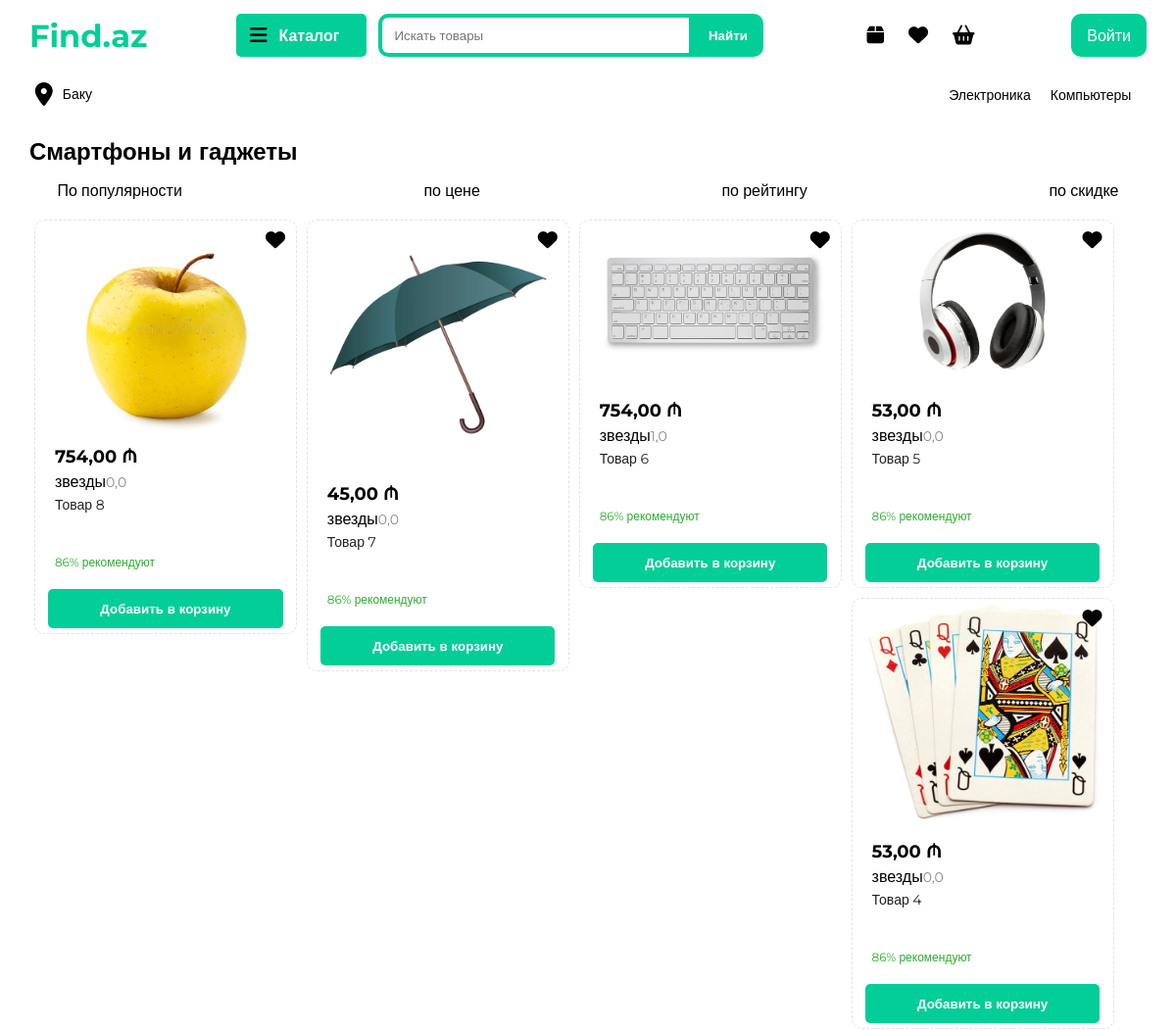
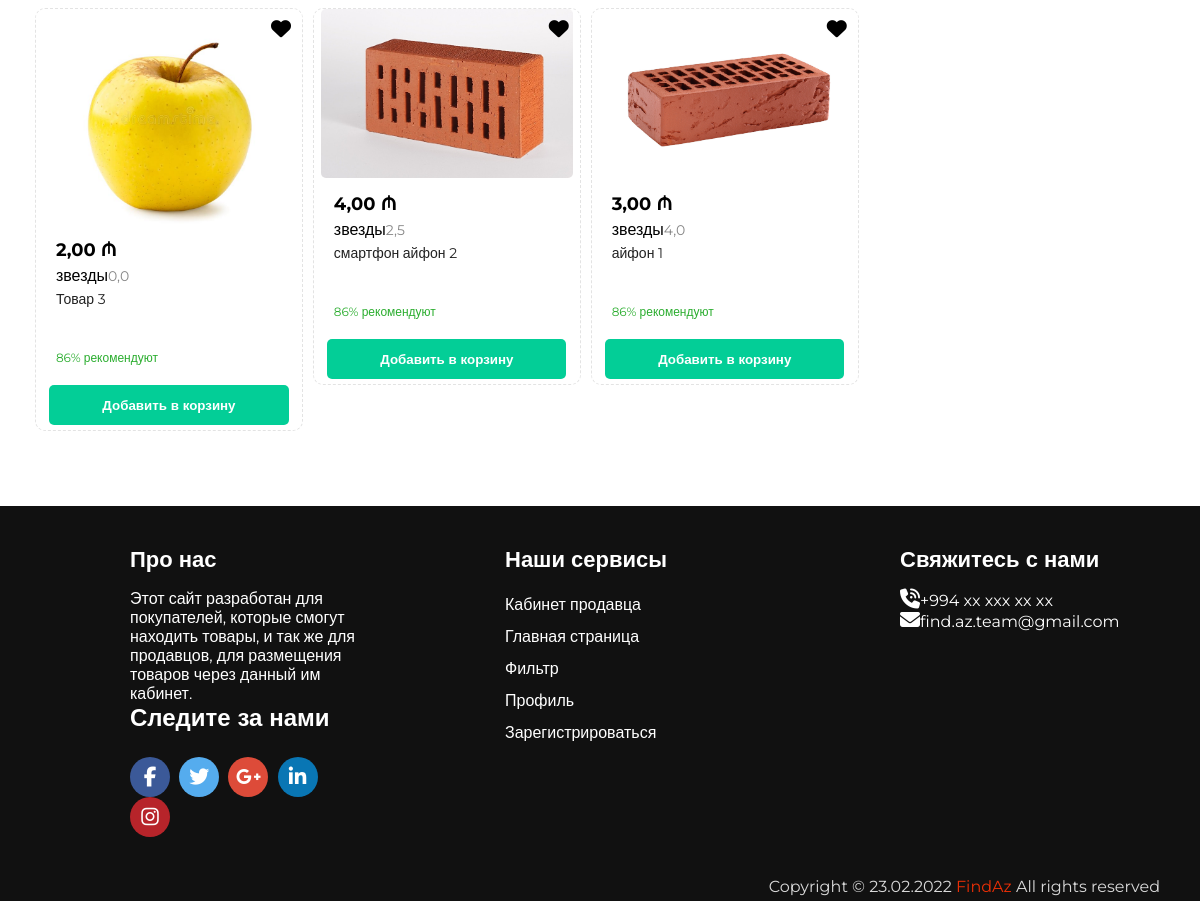
The page /podcategory/smartfony-i-gadzhety/ on the database its author committed (2 pictures, top to bottom).
### homepage/models.py (models this page shows, shortened)
class Category(models.Model):
    name = models.CharField(max_length=100, db_index=True, unique=True, verbose_name="Категории")
    slug = models.SlugField(max_length=255, unique=True, db_index=True, verbose_name="URL")
    icon = models.CharField(max_length=255, verbose_name="Класс иконки")
    topic = models.CharField(max_length=255, verbose_name="Класс категории")
    def get_absolute_url(self):
        return reverse('category', kwargs={"catslug": self.slug})
    class Meta:
        verbose_name = "Категория"
        verbose_name_plural = "Категории"
        ordering = ['id']

class PodCat(models.Model):
    name = models.CharField(max_length=100, db_index=True, unique=True, verbose_name="Подкатегория категории")
    slug = models.SlugField(max_length=255, unique=True, db_index=True, verbose_name="URL")
    maincat = models.ForeignKey("Category", on_delete=models.PROTECT, verbose_name="Основная категория")
    def get_absolute_url(self):
        return reverse('podcategory', kwargs={"podcatslug": self.slug})
    class Meta:
        verbose_name = "Подкатегория"
        verbose_name_plural = "ПодКатегории"
        ordering = ['id']

class PodPodCat(models.Model):
    name = models.CharField(max_length=100, db_index=True, unique=True, verbose_name="Подподкатегория категории")
    slug = models.SlugField(max_length=255, unique=True, db_index=True, verbose_name="URL")
    maincat = models.ForeignKey("Category", on_delete=models.PROTECT, verbose_name="Основная категория")
    mainpodcat = models.ForeignKey("PodCat", on_delete=models.PROTECT, verbose_name="Подкатегория основной категории")
    def get_absolute_url(self):
        return reverse('podpodcategory', kwargs={"podpodcatslug": self.slug})
    class Meta:
        verbose_name = "ПодПодкатегория"
        verbose_name_plural = "ПодПодКатегории"
        ordering = ['id']

class Tovar(models.Model):
    title = models.CharField(max_length=255, verbose_name="Название Товара")
    title_small = models.CharField(max_length=255, null=True, verbose_name="Название товара для поиска")
    slug = models.SlugField(max_length=255, unique=True, db_index=True, verbose_name="URL")
    for_adult = models.BooleanField(default=False, verbose_name="Товар для взрослых")
    barcode = models.CharField(max_length=255, verbose_name="Штрих код")
    brand = models.CharField(max_length=255, verbose_name="Бренд или производитель")
    weight = models.CharField(max_length=20, verbose_name="Вес")
    height = models.CharField(max_length=20, verbose_name="Высота")
    width = models.CharField(max_length=20, verbose_name="Ширина")
    length = models.CharField(max_length=20, verbose_name="Длина")
    country_of_origin = models.CharField(max_length=255, verbose_name="Страна производства")
    producer = models.CharField(max_length=255, verbose_name="Изготовитель")
    age_to_use = models.CharField(max_length=255, verbose_name="С какого возраста пользоваться")
    expiration_date_for_meal = models.CharField(max_length=255, verbose_name="Срок годности")
    expiration_date_for_gadgets = models.CharField(max_length=255, verbose_name="Срок службы")
    guarantee_period = models.CharField(max_length=255, verbose_name="Гарантийный период")
    content = models.TextField(verbose_name="Описание Товара")
    content_small = models.TextField(null=True, verbose_name="Описание Товара")
    photo_main = models.ImageField(upload_to=content_file_name, verbose_name="Фото главное")
    photo_1 = models.ImageField(upload_to=content_file_name, verbose_name="Фото 1", blank=True)
    photo_2 = models.ImageField(upload_to=content_file_name, verbose_name="Фото 2", blank=True)
    photo_3 = models.ImageField(upload_to=content_file_name, verbose_name="Фото 3", blank=True)
    photo_4 = models.ImageField(upload_to=content_file_name, verbose_name="Фото 4", blank=True)
    photo_5 = models.ImageField(upload_to=content_file_name, verbose_name="Фото 5", blank=True)
    photo_6 = models.ImageField(upload_to=content_file_name, verbose_name="Фото 6", blank=True)
    photo_7 = models.ImageField(upload_to=content_file_name, verbose_name="Фото 7", blank=True)
    photo_8 = models.ImageField(upload_to=content_file_name, verbose_name="Фото 8", blank=True)
    price = models.DecimalField(max_digits=10, decimal_places=2, verbose_name="Цена")
    price_with_skidka = models.DecimalField(max_digits=10, decimal_places=2, verbose_name="Цена со скидкой")
    time_create = models.DateTimeField(auto_now_add=True, verbose_name="Время создания")
    time_update = models.DateTimeField(auto_now=True, verbose_name="Время загрузки")
    cat = models.ForeignKey('Category', on_delete=models.PROTECT, verbose_name="Категории")
    podcat = models.ForeignKey('PodCat', on_delete=models.PROTECT, verbose_name="Подкатегории")
    podpodcat = models.ForeignKey('PodPodCat', on_delete=models.PROTECT, verbose_name="Подподкатегория")
    properties = models.JSONField(verbose_name="Характеристики в подподкатегории")
    created_by = models.ForeignKey("User", on_delete=models.CASCADE, verbose_name="Кем добавлено")
    open_times = models.SmallIntegerField(default=0, verbose_name="Сколько раз открыто")
    rating = models.FloatField(default=0)
    rating_from_user = models.ManyToManyField("User", related_name="rating_user", through="Rating_andComments")
    def get_absolute_url(self):
        return reverse('showtovar', kwargs={"tovarslug": self.slug})
    class Meta:
        verbose_name = "Товар"
        verbose_name_plural = "Товары"
        ordering = ['-time_create']

### homepage/views.py (the view)
# urls.py: path('podcategory/<slug:podcatslug>/', p_in_between, name='podcategory'),
def p_in_between(request, podcatslug):
    cats = Category.objects.all()
    podcats = PodCat.objects.all()
    podpodcats = PodPodCat.objects.all()
    pcat = PodCat.objects.get(slug=podcatslug)
    list_pc = pcat.podpodcat_set.all()
    tovari = pcat.tovar_set.all()
    data = {
        "title": f"FindAz - {pcat.name}",
        "cats": cats,
        "pcats": podcats,
        "ppcats": podpodcats,
        "list_pc": list_pc,
        "tovari": tovari
    }
    try:
        fav_user = auth.get_user(request)
        fav_tovari = fav_user.user_favorite.all()
        cart_tovari = fav_user.user_cart.all()
        data["salesman"] = fav_user
        data["fav_tovari"] = fav_tovari
        data["cart_tovari"] = cart_tovari
    except:
        data["salesman"] = ""
        data["fav_tovari"] = []
        data["cart_tovari"] = []
    return render(request, "homepage/p_between_page.html", data)

### homepage/templates/homepage/p_between_page.html (shortened to what this page needs)
{% extends 'homepage/layout.html' %}
{% load static %}
{% block content %}
    <div class="filter-content">
        <h2>{{ list_pc.0.mainpodcat.name }}</h2>
        <div class="filter-and-content">
            <div class="filter-main-content">
                <div class="filter-content-header">
                    <ul>
                        <li>По популярности</li>
                        <li>по цене</li>
                        <li>по рейтингу</li>
                        <li>по скидке</li>
                    </ul>
                </div>
                <div class="tovari">
                    {% for tovar in tovari %}
                    <div class="qlavniy-tovar">
						<div class="izbranniy-tovar">
                            {% if request.user.is_authenticated %}
                                <label for="{{ tovar.pk }}" class="{% if tovar in fav_tovari %}red{% endif %}">
                                    <i class="fa-solid fa-heart {{ tovar.pk }}"></i>
                                </label>
                                <input name="favorite" style="display: none" class='heart' type="checkbox" id="{{ tovar.pk }}">
                            {% else %}
                                    <i class="fa-solid fa-heart"></i>
                            {% endif %}
                        </div>
						<a href="{{ tovar.get_absolute_url }}">
							<div class="qlavniy-tovar-img"><img src="{{ tovar.photo_main.url }}" alt=""></div>
							<span class="tovar-info">
                                <div class="chena">{{ tovar.price }} ₼</div>
                                <div class="reyting">
                                    <div class="zvezda">звезды</div>
                                    <div class="chislo-ochenik">{{ tovar.rating }}</div>
                                </div>
                                <div class="tovar-name">{{ tovar.title|truncatewords:10 }}</div>
                                <div class="rekomenduyemost">86% рекомендуют</div>
						    </span>
						</a>
						{% if tovar in cart_tovari %}
						    <div class="button"><input type="button" value="В корзине" style="background-color: #e1b70c"></div>
                        {% else %}
						    <div class="button"><input type="button" value="Добавить в корзину"></div>
                        {% endif %}
					</div>
                    {% endfor %}
                </div>
            </div>
        </div>
    </div>
{% endblock content %}

### homepage/templates/homepage/layout.html (shortened to what this page needs)
{% load static %}
<!DOCTYPE html>
	<html lang="en">
	<head>
		<link rel="stylesheet" type="text/css"  href="{% static 'homepage/css/style-new.css' %}">
	</head>
	<body>
	<header class="desktop-header">
		<div class="pervaya-stupen">
			<div class="logo">
				<div class="logo-text"><a href="{% url 'home' %}">Find.az</a></div>
			</div>
			<div class="poiskovoy-div">
				<div class="katalog" onclick="movekatalog()">
					<div class="katalog-icon"><i class="fa-solid fa-bars"></i></div>
					<div class="katalog-text">Каталог</div>
				</div>
				<div class="poiskovik">
                    <input type="text" placeholder="Искать товары" class="poisk-tovarov">
                    <input type="button" value="Найти">
				</div>
			</div>
			<div class="knopochniy-div">
				<div class="zakazi">
					<a href="{% if request.user.is_authenticated %}{% else %}{% url 'login' %}{% endif %}">
						<div class="zakazi-icon"><i class="fa-solid fa-box"></i></div>
					</a>
				</div>
				<div class="izbrannoe">
					<a href="{% if request.user.is_authenticated %}{% url 'show_favorites' %}{% else %}{% url 'login' %}{% endif %}">
						<div class="izbranoe-icon"><i class="fa-solid fa-heart"></i></div>
					</a>
				</div>
				<div class="korzina">
					<a href="{% if request.user.is_authenticated %}{% url 'show_cart' %}{% else %}{% url 'login' %}{% endif %}">
						<div class="korzina-icon"><i class="fa-solid fa-basket-shopping"></i></div>
					</a>
				</div>
			</div>
			{% if request.user.is_authenticated %}
				<div  class="logo-of-profile-in-mainpg">
					<div class="img">
						<img src="">
					</div>
					<div class="perexodi-iz-mainpg">
						<h4><a href="">{{ user.last_name }} {{ user.first_name }}</a></h4>
						<ul>
                            {% if user.is_seller == True %}
							    <li><a href="{{ salesman.get_absolute_url }}">Профиль</a></li>
                            {% endif %}
							<li><a href="">Настройки</a></li>
                            {% if user.is_seller == True %}
							    <li><a href="{% url 'addtovar' %}">Добавить товар</a></li>
                            {%  endif %}
                            <li><a href="{% url 'logout' %}">Выход</a></li>
						</ul>
					</div>
				</div>
			{% else %}
				<div  class="voyti">
					<a href="{% url 'login' %}">
						<div class="voyti-knopka">
							<div class="voyti-text">Войти</div>
						</div>
					</a>
				</div>
			{% endif %}
		</div>
		<div class="ftoraya-stupen">
			<div class="mesopolojeniye">
				<div class="mesopolojeniye-icon"><i class="fa-solid fa-location-dot"></i></div>
				<div class="mesopolojeniye-qorod">Баку</div>
			</div>
			<div class="top-kateqorii">
				<ul class="spisok-kateqoriy">
                    {% for i in cats %}
                        <li><a href="{{ i.get_absolute_url }}">{{ i.name }}</a></li>
                    {% endfor %}
				</ul>
			</div>
		</div>
	</header>
	{% block content %}
	{% endblock content %}
    <footer>
		<div class="content">
			<div class="left box">
				<div class="upper">
					<div class="topic">Про нас</div>
					<p>Этот сайт разработан для покупателей, которые смогут находить товары, и так же для продавцов, для размещения товаров через данный им кабинет.</p>
				</div>
				<div class="footer-social-link">
				<h3>Следите за нами</h3>
				<ul>
					<li>
						<a href="#">
							<i class="fa fa-facebook"></i>
						</a>
					</li>
					<li>
						<a href="#">
							<i class="fa fa-twitter"></i>
						</a>
					</li>
					<li>
						<a href="#">
							<i class="fa fa-google-plus"></i>
						</a>
					</li>
					<li>
						<a href="#">
							<i class="fa fa-linkedin"></i>
						</a>
					</li>
					<li>
						<a href="#">
							<i class="fa fa-instagram"></i>
						</a>
					</li>
				</ul>
			</div>
			</div>
			<div class="middle box">
				<div class="topic">Наши сервисы</div>
				<div><a href="{% if user.is_seller == True %}{% url "addtovar" %}{% else %}{% url 'login' %}{% endif %}">Кабинет продавца</a></div>
				<div><a href="{% url "home" %}">Главная страница</a></div>
				<div><a href="{% url "home" %}">Фильтр</a></div>
				<div><a href="{% if user.is_seller == True %}{{ user.get_absolute_url }}{% else %}{% url 'login' %}{% endif %}">Профиль</a></div>
				<div><a href="{% url "register" %}">Зарегистрироваться</a></div>
			</div>
			<div class="right box">
				<div class="topic">Свяжитесь с нами</div>
				<div class="phone">
					<a href="#"><i class="fas fa-phone-volume"></i>+994 xx xxx xx xx</a>
				</div>
				<div class="email">
					<a href="#"><i class="fas fa-envelope"></i>find.az.team@gmail.com</a>
				</div>
			</div>
		</div>
		<div class="bottom">
			<p>Copyright © 23.02.2022 <a href="#">FindAz</a> All rights reserved</p>
		</div>
	</footer>
</body>
</html>

### rows shown on the page
Category: name "Электроника"
Category: name "Компьютеры"
PodCat: id+name "Смартфоны и гаджеты"
Tovar: photo_main (picture), price "754,00", rating "0,0", title "Товар 8"
Tovar: photo_main (picture), price "45,00", rating "0,0", title "Товар 7"
Tovar: photo_main (picture), price "754,00", rating "1,0", title "Товар 6"
Tovar: photo_main (picture), price "53,00", rating "0,0", title "Товар 5"
Tovar: photo_main (picture), price "53,00", rating "0,0", title "Товар 4"
Tovar: photo_main (picture), price "2,00", rating "0,0", title "Товар 3"
Tovar: photo_main (picture), price "4,00", rating "2,5", title "смартфон айфон 2"
Tovar: photo_main (picture), price "3,00", rating "4,0", title "айфон 1"
